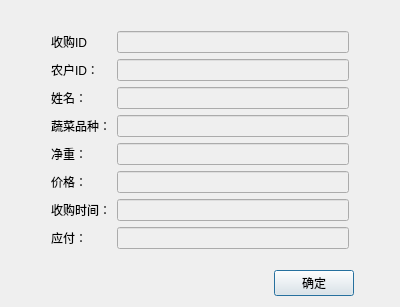
<?xml version="1.0" encoding="UTF-8"?>
<ui version="4.0">
 <class>purchaseMSGDialog</class>
 <widget class="QDialog" name="purchaseMSGDialog">
  <property name="geometry">
   <rect>
    <x>0</x>
    <y>0</y>
    <width>400</width>
    <height>300</height>
   </rect>
  </property>
  <property name="windowTitle">
   <string>收购详细信息</string>
  </property>
  <layout class="QHBoxLayout" name="horizontalLayout_3">
   <item>
    <layout class="QVBoxLayout" name="verticalLayout_3">
     <item>
      <layout class="QHBoxLayout" name="horizontalLayout">
       <property name="leftMargin">
        <number>40</number>
       </property>
       <property name="topMargin">
        <number>15</number>
       </property>
       <property name="rightMargin">
        <number>40</number>
       </property>
       <property name="bottomMargin">
        <number>15</number>
       </property>
       <item>
        <layout class="QVBoxLayout" name="verticalLayout_2">
         <property name="topMargin">
          <number>5</number>
         </property>
         <property name="bottomMargin">
          <number>0</number>
         </property>
         <item>
          <widget class="QLabel" name="label_8">
           <property name="text">
            <string>收购ID</string>
           </property>
          </widget>
         </item>
         <item>
          <widget class="QLabel" name="label">
           <property name="maximumSize">
            <size>
             <width>16777215</width>
             <height>25</height>
            </size>
           </property>
           <property name="text">
            <string>农户ID：</string>
           </property>
          </widget>
         </item>
         <item>
          <widget class="QLabel" name="label_2">
           <property name="maximumSize">
            <size>
             <width>16777215</width>
             <height>25</height>
            </size>
           </property>
           <property name="text">
            <string>姓名：</string>
           </property>
          </widget>
         </item>
         <item>
          <widget class="QLabel" name="label_3">
           <property name="maximumSize">
            <size>
             <width>16777215</width>
             <height>25</height>
            </size>
           </property>
           <property name="text">
            <string>蔬菜品种：</string>
           </property>
          </widget>
         </item>
         <item>
          <widget class="QLabel" name="label_4">
           <property name="maximumSize">
            <size>
             <width>16777215</width>
             <height>25</height>
            </size>
           </property>
           <property name="text">
            <string>净重：</string>
           </property>
          </widget>
         </item>
         <item>
          <widget class="QLabel" name="label_5">
           <property name="maximumSize">
            <size>
             <width>16777215</width>
             <height>25</height>
            </size>
           </property>
           <property name="text">
            <string>价格：</string>
           </property>
          </widget>
         </item>
         <item>
          <widget class="QLabel" name="label_6">
           <property name="maximumSize">
            <size>
             <width>16777215</width>
             <height>25</height>
            </size>
           </property>
           <property name="text">
            <string>收购时间：</string>
           </property>
          </widget>
         </item>
         <item>
          <widget class="QLabel" name="label_7">
           <property name="maximumSize">
            <size>
             <width>16777215</width>
             <height>25</height>
            </size>
           </property>
           <property name="text">
            <string>应付：</string>
           </property>
          </widget>
         </item>
        </layout>
       </item>
       <item>
        <layout class="QVBoxLayout" name="verticalLayout">
         <property name="topMargin">
          <number>5</number>
         </property>
         <item>
          <widget class="QLineEdit" name="pMSGPIDLineEdit">
           <property name="enabled">
            <bool>false</bool>
           </property>
           <property name="maximumSize">
            <size>
             <width>16777215</width>
             <height>25</height>
            </size>
           </property>
          </widget>
         </item>
         <item>
          <widget class="QLineEdit" name="pMSGIDLineEdit">
           <property name="enabled">
            <bool>false</bool>
           </property>
           <property name="maximumSize">
            <size>
             <width>16777215</width>
             <height>25</height>
            </size>
           </property>
          </widget>
         </item>
         <item>
          <widget class="QLineEdit" name="pMSGNameLineEdit">
           <property name="enabled">
            <bool>false</bool>
           </property>
           <property name="maximumSize">
            <size>
             <width>16777215</width>
             <height>25</height>
            </size>
           </property>
          </widget>
         </item>
         <item>
          <widget class="QLineEdit" name="pMSGKindLineEdit">
           <property name="enabled">
            <bool>false</bool>
           </property>
           <property name="maximumSize">
            <size>
             <width>16777215</width>
             <height>25</height>
            </size>
           </property>
          </widget>
         </item>
         <item>
          <widget class="QLineEdit" name="pMSGWeightLineEdit">
           <property name="enabled">
            <bool>false</bool>
           </property>
           <property name="maximumSize">
            <size>
             <width>16777215</width>
             <height>25</height>
            </size>
           </property>
          </widget>
         </item>
         <item>
          <widget class="QLineEdit" name="pMSGPriceLineEdit">
           <property name="enabled">
            <bool>false</bool>
           </property>
           <property name="maximumSize">
            <size>
             <width>16777215</width>
             <height>25</height>
            </size>
           </property>
          </widget>
         </item>
         <item>
          <widget class="QLineEdit" name="pMSGTimeLlineEdit">
           <property name="enabled">
            <bool>false</bool>
           </property>
           <property name="maximumSize">
            <size>
             <width>16777215</width>
             <height>25</height>
            </size>
           </property>
          </widget>
         </item>
         <item>
          <widget class="QLineEdit" name="pMSGPayLineEdit">
           <property name="enabled">
            <bool>false</bool>
           </property>
           <property name="maximumSize">
            <size>
             <width>16777215</width>
             <height>25</height>
            </size>
           </property>
          </widget>
         </item>
        </layout>
       </item>
      </layout>
     </item>
     <item>
      <layout class="QHBoxLayout" name="horizontalLayout_2">
       <property name="rightMargin">
        <number>35</number>
       </property>
       <item>
        <spacer name="horizontalSpacer">
         <property name="orientation">
          <enum>Qt::Horizontal</enum>
         </property>
         <property name="sizeHint" stdset="0">
          <size>
           <width>218</width>
           <height>20</height>
          </size>
         </property>
        </spacer>
       </item>
       <item>
        <widget class="QPushButton" name="pMSGOKButton">
         <property name="text">
          <string>确定</string>
         </property>
        </widget>
       </item>
      </layout>
     </item>
    </layout>
   </item>
  </layout>
 </widget>
 <resources/>
 <connections/>
</ui>
